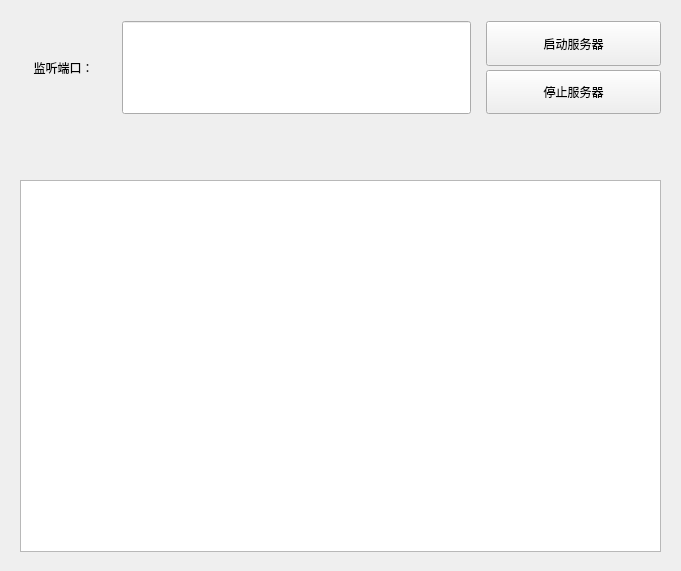
<?xml version="1.0" encoding="UTF-8"?>
<ui version="4.0">
 <class>Server</class>
 <widget class="QMainWindow" name="Server">
  <property name="geometry">
   <rect>
    <x>0</x>
    <y>0</y>
    <width>681</width>
    <height>571</height>
   </rect>
  </property>
  <property name="minimumSize">
   <size>
    <width>600</width>
    <height>500</height>
   </size>
  </property>
  <property name="baseSize">
   <size>
    <width>600</width>
    <height>500</height>
   </size>
  </property>
  <property name="windowTitle">
   <string>MainWindow</string>
  </property>
  <widget class="QWidget" name="centralwidget">
   <widget class="QWidget" name="">
    <property name="geometry">
     <rect>
      <x>0</x>
      <y>1</y>
      <width>681</width>
      <height>571</height>
     </rect>
    </property>
    <layout class="QVBoxLayout" name="verticalLayout_2" stretch="2,1,8">
     <property name="spacing">
      <number>10</number>
     </property>
     <property name="sizeConstraint">
      <enum>QLayout::SizeConstraint::SetMaximumSize</enum>
     </property>
     <property name="leftMargin">
      <number>20</number>
     </property>
     <property name="topMargin">
      <number>20</number>
     </property>
     <property name="rightMargin">
      <number>20</number>
     </property>
     <property name="bottomMargin">
      <number>20</number>
     </property>
     <item>
      <layout class="QHBoxLayout" name="horizontalLayout" stretch="1,4,2">
       <property name="spacing">
        <number>15</number>
       </property>
       <item>
        <widget class="QLabel" name="label_2">
         <property name="text">
          <string>监听端口：</string>
         </property>
         <property name="alignment">
          <set>Qt::AlignmentFlag::AlignCenter</set>
         </property>
        </widget>
       </item>
       <item>
        <widget class="QLineEdit" name="lineEditPort">
         <property name="sizePolicy">
          <sizepolicy hsizetype="Expanding" vsizetype="Expanding">
           <horstretch>0</horstretch>
           <verstretch>0</verstretch>
          </sizepolicy>
         </property>
         <property name="alignment">
          <set>Qt::AlignmentFlag::AlignCenter</set>
         </property>
        </widget>
       </item>
       <item>
        <layout class="QVBoxLayout" name="verticalLayout">
         <property name="spacing">
          <number>4</number>
         </property>
         <item>
          <widget class="QPushButton" name="btnStart">
           <property name="sizePolicy">
            <sizepolicy hsizetype="Minimum" vsizetype="Minimum">
             <horstretch>0</horstretch>
             <verstretch>0</verstretch>
            </sizepolicy>
           </property>
           <property name="text">
            <string>启动服务器</string>
           </property>
          </widget>
         </item>
         <item>
          <widget class="QPushButton" name="btnStop">
           <property name="sizePolicy">
            <sizepolicy hsizetype="Minimum" vsizetype="Minimum">
             <horstretch>0</horstretch>
             <verstretch>0</verstretch>
            </sizepolicy>
           </property>
           <property name="text">
            <string>停止服务器</string>
           </property>
          </widget>
         </item>
        </layout>
       </item>
      </layout>
     </item>
     <item>
      <layout class="QHBoxLayout" name="horizontalLayout_3" stretch="3,1">
       <property name="spacing">
        <number>10</number>
       </property>
       <item>
        <widget class="QLabel" name="labelStatus">
         <property name="text">
          <string/>
         </property>
         <property name="alignment">
          <set>Qt::AlignmentFlag::AlignCenter</set>
         </property>
        </widget>
       </item>
       <item>
        <widget class="QLabel" name="labelConnectionCount">
         <property name="text">
          <string/>
         </property>
         <property name="alignment">
          <set>Qt::AlignmentFlag::AlignCenter</set>
         </property>
        </widget>
       </item>
      </layout>
     </item>
     <item>
      <widget class="QListWidget" name="listWidgetClients"/>
     </item>
    </layout>
   </widget>
  </widget>
 </widget>
 <resources/>
 <connections/>
</ui>
